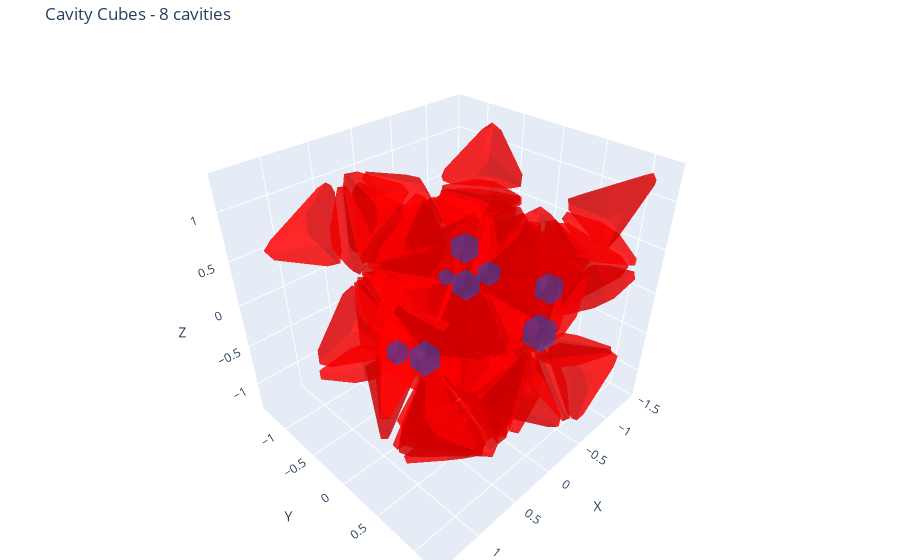

The notebook cell saved with this chart:
### Code cell
# Extract centers, radii and volumes into separate lists
cavity_centers = [cavity['center'] for cavity in cavities]
cavity_radii = [cavity['radius'] for cavity in cavities]
cavity_volumes = [cavity['volume'] for cavity in cavities]

print("Cavity centers:", cavity_centers)
print("Cavity radii:", cavity_radii) 
print("Cavity volumes:", cavity_volumes)

# After detecting cavities with detect_clathrate_cavities or find_central_cavity:
plot_cavity_cubes(
    particles=particles,
    cavity_centers=cavity_centers,
    cavity_radii=cavity_radii,
    shape_vertices=shape_vertices,
    shape_color=shape_color,
    geometry_func=get_truncated_bipyramid_geometry, 
    show_particles=True,  # Set to False to hide original particles
    cube_opacity=0.3,     # Adjust for better visibility
    simulation_data=simulation_data,
    truncation_factor=truncation_factor
)
